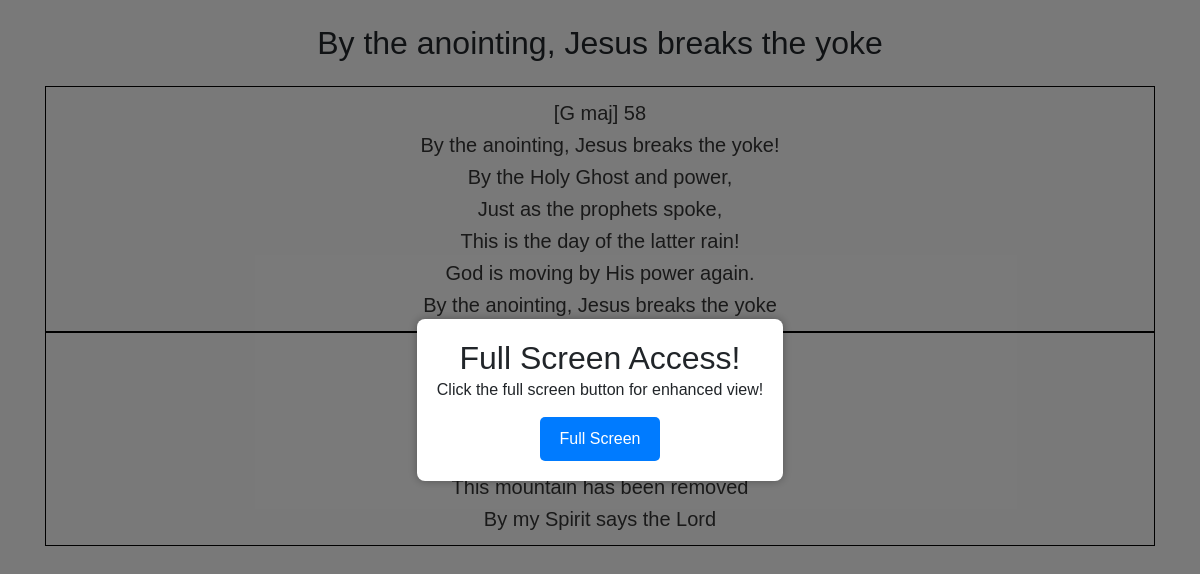
The page /song/769 on the database as committed earlier.
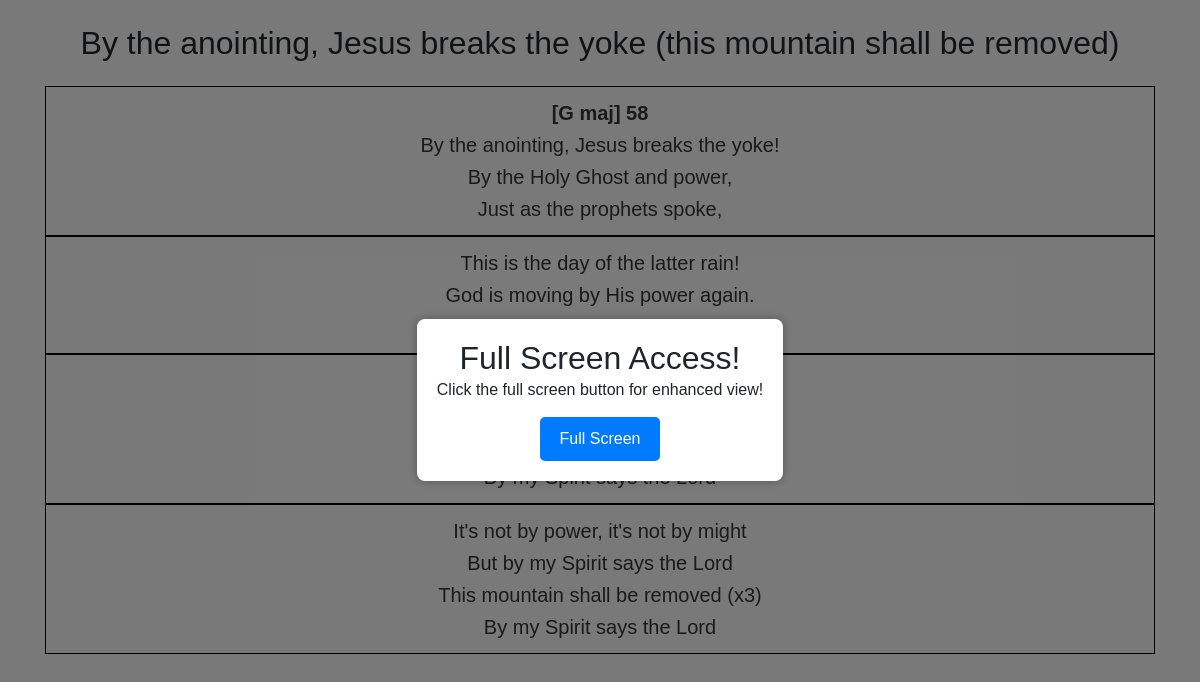
The same page on the database as committed later.
### tables this page shows
CREATE TABLE songs (
            id INTEGER PRIMARY KEY AUTOINCREMENT,
            title TEXT,
            alternate_title TEXT,
            lyrics TEXT,
            transliteration TEXT,
            chord TEXT,
            search_title TEXT,
            search_lyrics TEXT,
            youtube_link TEXT,
            create_date TEXT,
            modified_date TEXT,
            username TEXT,
            FOREIGN KEY (username) REFERENCES users(username)
        );

### server.py (the view)
@app.route('/song/<id>')
def song(id):
    try:
        conn = sqlite3.connect(DATABASE)
        cursor = conn.cursor()
        cursor.execute(
            'SELECT lyrics, transliteration, chord, title, youtube_link FROM songs WHERE id = ?', (int(id),))
        row = cursor.fetchone()
        conn.close()
        lyrics = song_view(row[0], row[1], row[2])
    except:
        conn.close()
        return "Song Not Available!"
    return render_template("song_viewer.html", lyrics=lyrics, song_title=row[3], link=row[4])

### server.py (called while the page is built, shortened)
def song_view(lyrics, transliteration_lyrics, chord):
    if transliteration_lyrics == "" or transliteration_lyrics == None or transliteration_lyrics == "None":
        paragraphs = re.split(r'\r?\n|\r', lyrics)
        para_count = 1
        if chord == None or chord == "None":
            chord = ''
        else:
            chord = "<span id='chord' style='font-weight:bold;'>" + \
                chord + "</span><br>"
        formatted_song = f"<p id={para_count} style='border: 1px solid black;padding: 10px;'>{chord}"
        for paragraph in paragraphs:
            if paragraph == "":
                para_count += 1
                formatted_song += f"</p><p id={para_count} style='border: 1px solid black;padding: 10px;'>"
            else:
                formatted_song += f'{paragraph}<br>'
    return formatted_song

### templates/song_viewer.html (shortened to what this page needs)
<!DOCTYPE html>
<html lang="en">
<head>
    <link rel="stylesheet" href="https://cdn.jsdelivr.net/npm/bootstrap@4.5.3/dist/css/bootstrap.min.css">
</head>
<body>
    <div class="overlay" id="overlay">
        <div class="popup-card" id="popupCard">
            <h2>Full Screen Access!</h2>
            <p>Click the full screen button for enhanced view!</p>
            <button onclick="full()">Full Screen</button>
        </div>
    </div>
    <div class="container" id="container">
        <br>
        <center>
            <h2>{{song_title}}</h2>
        </center>
        <br>
        <div class="song-lyrics">
            <center>{{lyrics | safe}}</center>
        </div>
    </div>
    <br>
</body>
</html>

Rows that differ between the two databases and show on the page:
changed songs: title "By the anointing, Jesus breaks the yoke" → "By the anointing, Jesus breaks the yoke (this mountain shall be removed)"; chord "…by His power again. By the anointing, Jesus breaks the yoke This mountain has been removed By my Spirit says…" → "…by His power again. It's not by power, it's not by might But by my Spirit says the Lord This mountain shall be removed (x3) By my Spirit says…"
